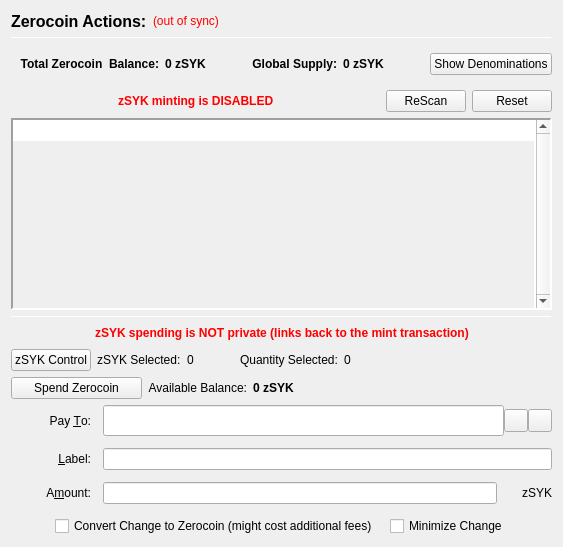
                  <widget class="QFrame" name="verticalFrameLeft">
                   <layout class="QVBoxLayout" name="verticalLayout_2">
                    <item>
                     <layout class="QVBoxLayout" name="verticalLayout_3">
                      <item>
                       <layout class="QHBoxLayout" name="horizontalLayout_3">
                        <item>
                         <widget class="QLabel" name="labelzSYKActions">
                          <property name="font">
                           <font>
                            <pointsize>12</pointsize>
                            <weight>75</weight>
                            <bold>true</bold>
                           </font>
                          </property>
                          <property name="text">
                           <string>Zerocoin Actions:</string>
                          </property>
                          <property name="alignment">
                           <set>Qt::AlignLeading|Qt::AlignLeft|Qt::AlignVCenter</set>
                          </property>
                         </widget>
                        </item>
                        <item>
                         <widget class="QLabel" name="labelzSYKSyncStatus">
                          <property name="toolTip">
                           <string>The displayed information may be out of date. Your wallet automatically synchronizes with the sykcoin network after a connection is established, but this process has not completed yet.</string>
                          </property>
                          <property name="styleSheet">
                           <string notr="true">QLabel { color: red; }</string>
                          </property>
                          <property name="text">
                           <string notr="true">(out of sync)</string>
                          </property>
                          <property name="alignment">
                           <set>Qt::AlignLeading|Qt::AlignLeft|Qt::AlignVCenter</set>
                          </property>
                         </widget>
                        </item>
                        <item>
                         <spacer name="horizontalSpacer">
                          <property name="orientation">
                           <enum>Qt::Horizontal</enum>
                          </property>
                          <property name="sizeHint" stdset="0">
                           <size>
                            <width>40</width>
                            <height>20</height>
                           </size>
                          </property>
                         </spacer>
                        </item>
                       </layout>
                      </item>
                      <item>
                       <widget class="Line" name="lineUpperLeft">
                        <property name="minimumSize">
                         <size>
                          <width>0</width>
                          <height>1</height>
                         </size>
                        </property>
                        <property name="maximumSize">
                         <size>
                          <width>16777215</width>
                          <height>1</height>
                         </size>
                        </property>
                        <property name="frameShadow">
                         <enum>QFrame::Sunken</enum>
                        </property>
                        <property name="orientation">
                         <enum>Qt::Horizontal</enum>
                        </property>
                       </widget>
                      </item>
                      <item>
                       <widget class="QFrame" name="balanceSupplyFrame">
                        <layout class="QHBoxLayout" name="horizontalLayout_2" stretch="0,0,0,1,0">
                         <property name="rightMargin">
                          <number>0</number>
                         </property>
                         <item>
                          <layout class="QHBoxLayout" name="horizontalLayout_34">
                           <item>
                            <widget class="QLabel" name="labelzAvailableText_3">
                             <property name="font">
                              <font>
                               <weight>75</weight>
                               <bold>true</bold>
                              </font>
                             </property>
                             <property name="toolTip">
                              <string>Total Balance including unconfirmed and immature zSYK</string>
                             </property>
                             <property name="text">
                              <string>Total Zerocoin  Balance:</string>
                             </property>
                             <property name="alignment">
                              <set>Qt::AlignRight|Qt::AlignTrailing|Qt::AlignVCenter</set>
                             </property>
                            </widget>
                           </item>
                           <item>
                            <widget class="QLabel" name="labelzAvailableAmount_4">
                             <property name="minimumSize">
                              <size>
                               <width>40</width>
                               <height>0</height>
                              </size>
                             </property>
                             <property name="font">
                              <font>
                               <weight>75</weight>
                               <bold>true</bold>
                              </font>
                             </property>
                             <property name="toolTip">
                              <string>Total Balance including unconfirmed and immature zSYK</string>
                             </property>
                             <property name="text">
                              <string>0 zSYK</string>
                             </property>
                             <property name="alignment">
                              <set>Qt::AlignLeading|Qt::AlignLeft|Qt::AlignVCenter</set>
                             </property>
                            </widget>
                           </item>
                          </layout>
                         </item>
                         <item>
                          <spacer name="horizontalSpacer_32">
                           <property name="orientation">
                            <enum>Qt::Horizontal</enum>
                           </property>
                           <property name="sizeHint" stdset="0">
                            <size>
                             <width>40</width>
                             <height>20</height>
                            </size>
                           </property>
                          </spacer>
                         </item>
                         <item>
                          <layout class="QHBoxLayout" name="horizontalLayout_35">
                           <item>
                            <widget class="QLabel" name="labelZsupplyText_2">
                             <property name="font">
                              <font>
                               <weight>75</weight>
                               <bold>true</bold>
                              </font>
                             </property>
                             <property name="text">
                              <string>Global Supply:</string>
                             </property>
                             <property name="alignment">
                              <set>Qt::AlignRight|Qt::AlignTrailing|Qt::AlignVCenter</set>
                             </property>
                            </widget>
                           </item>
                           <item>
                            <widget class="QLabel" name="labelZsupplyAmount_2">
                             <property name="font">
                              <font>
                               <weight>75</weight>
                               <bold>true</bold>
                              </font>
                             </property>
                             <property name="text">
                              <string>0 zSYK</string>
                             </property>
                            </widget>
                           </item>
                          </layout>
                         </item>
                         <item>
                          <spacer name="horizontalSpacer_31">
                           <property name="orientation">
                            <enum>Qt::Horizontal</enum>
                           </property>
                           <property name="sizeHint" stdset="0">
                            <size>
                             <width>40</width>
                             <height>20</height>
                            </size>
                           </property>
                          </spacer>
                         </item>
                         <item>
                          <widget class="QPushButton" name="pushButtonShowDenoms">
                           <property name="toolTip">
                            <string>Show zSYK denominations list</string>
                           </property>
                           <property name="text">
                            <string>Show Denominations</string>
                           </property>
                          </widget>
                         </item>
                        </layout>
                       </widget>
                      </item>
                      <item>
                       <layout class="QHBoxLayout" name="horizontalLayout_4">
                        <item>
                         <spacer name="horizontalSpacer_2">
                          <property name="orientation">
                           <enum>Qt::Horizontal</enum>
                          </property>
                          <property name="sizeHint" stdset="0">
                           <size>
                            <width>40</width>
                            <height>20</height>
                           </size>
                          </property>
                         </spacer>
                        </item>
                        <item>
                         <widget class="QLabel" name="label">
                          <property name="styleSheet">
                           <string notr="true">color: red;
font-weight: bold;</string>
                          </property>
                          <property name="text">
                           <string>zSYK minting is DISABLED</string>
                          </property>
                         </widget>
                        </item>
                        <item>
                         <spacer name="horizontalSpacer_3">
                          <property name="orientation">
                           <enum>Qt::Horizontal</enum>
                          </property>
                          <property name="sizeHint" stdset="0">
                           <size>
                            <width>40</width>
                            <height>20</height>
                           </size>
                          </property>
                         </spacer>
                        </item>
                        <item>
                         <widget class="QPushButton" name="pushButtonMintReset">
                          <property name="maximumSize">
                           <size>
                            <width>80</width>
                            <height>16777215</height>
                           </size>
                          </property>
                          <property name="toolTip">
                           <string>Rescan the complete blockchain for  Zerocoin mints and their meta-data.</string>
                          </property>
                          <property name="text">
                           <string>ReScan</string>
                          </property>
                         </widget>
                        </item>
                        <item>
                         <widget class="QPushButton" name="pushButtonSpentReset">
                          <property name="maximumSize">
                           <size>
                            <width>80</width>
                            <height>16777215</height>
                           </size>
                          </property>
                          <property name="toolTip">
                           <string>Reset Zerocoin Wallet DB. Deletes transactions that did not make it into the blockchain.</string>
                          </property>
                          <property name="text">
                           <string>Reset</string>
                          </property>
                         </widget>
                        </item>
                       </layout>
                      </item>
                      <item>
                       <widget class="QPlainTextEdit" name="TEMintStatus">
                        <property name="font">
                         <font>
                          <pointsize>8</pointsize>
                         </font>
                        </property>
                        <property name="toolTip">
                         <string>Status and/or Mesages from the last Mint Action.</string>
                        </property>
                        <property name="frameShape">
                         <enum>QFrame::Panel</enum>
                        </property>
                        <property name="frameShadow">
                         <enum>QFrame::Sunken</enum>
                        </property>
                        <property name="lineWidth">
                         <number>2</number>
                        </property>
                        <property name="midLineWidth">
                         <number>2</number>
                        </property>
                        <property name="verticalScrollBarPolicy">
                         <enum>Qt::ScrollBarAlwaysOn</enum>
                        </property>
                        <property name="horizontalScrollBarPolicy">
                         <enum>Qt::ScrollBarAlwaysOff</enum>
                        </property>
                        <property name="readOnly">
                         <bool>true</bool>
                        </property>
                        <property name="plainText">
                         <string notr="true"/>
                        </property>
                        <property name="backgroundVisible">
                         <bool>true</bool>
                        </property>
                       </widget>
                      </item>
                      <item>
                       <widget class="Line" name="line">
                        <property name="minimumSize">
                         <size>
                          <width>0</width>
                          <height>1</height>
                         </size>
                        </property>
                        <property name="maximumSize">
                         <size>
                          <width>16777215</width>
                          <height>1</height>
                         </size>
                        </property>
                        <property name="orientation">
                         <enum>Qt::Horizontal</enum>
                        </property>
                       </widget>
                      </item>
                      <item>
                       <layout class="QHBoxLayout" name="horizontalLayout_7">
                        <item>
                         <spacer name="horizontalSpacer_18">
                          <property name="orientation">
                           <enum>Qt::Horizontal</enum>
                          </property>
                          <property name="sizeHint" stdset="0">
                           <size>
                            <width>40</width>
                            <height>20</height>
                           </size>
                          </property>
                         </spacer>
                        </item>
                        <item>
                         <widget class="QLabel" name="label_2">
                          <property name="styleSheet">
                           <string notr="true">color: red;
font-weight: bold;</string>
                          </property>
                          <property name="text">
                           <string>zSYK spending is NOT private (links back to the mint transaction)</string>
                          </property>
                         </widget>
                        </item>
                        <item>
                         <spacer name="horizontalSpacer_30">
                          <property name="orientation">
                           <enum>Qt::Horizontal</enum>
                          </property>
                          <property name="sizeHint" stdset="0">
                           <size>
                            <width>40</width>
                            <height>20</height>
                           </size>
                          </property>
                         </spacer>
                        </item>
                       </layout>
                      </item>
                      <item>
                       <layout class="QHBoxLayout" name="horizontalLayout_24">
                        <property name="leftMargin">
                         <number>0</number>
                        </property>
                        <property name="bottomMargin">
                         <number>0</number>
                        </property>
                        <item>
                         <widget class="QPushButton" name="pushButtonZPivControl">
                          <property name="text">
                           <string>zSYK Control</string>
                          </property>
                         </widget>
                        </item>
                        <item>
                         <widget class="QLabel" name="labelzPivSelected">
                          <property name="text">
                           <string>zSYK Selected:</string>
                          </property>
                         </widget>
                        </item>
                        <item>
                         <widget class="QLabel" name="labelzPivSelected_int">
                          <property name="text">
                           <string>0</string>
                          </property>
                         </widget>
                        </item>
                        <item>
                         <spacer name="horizontalSpacer_17">
                          <property name="orientation">
                           <enum>Qt::Horizontal</enum>
                          </property>
                          <property name="sizeType">
                           <enum>QSizePolicy::Fixed</enum>
                          </property>
                          <property name="sizeHint" stdset="0">
                           <size>
                            <width>40</width>
                            <height>20</height>
                           </size>
                          </property>
                         </spacer>
                        </item>
                        <item>
                         <widget class="QLabel" name="labelQuantitySelected">
                          <property name="text">
                           <string>Quantity Selected:</string>
                          </property>
                         </widget>
                        </item>
                        <item>
                         <widget class="QLabel" name="labelQuantitySelected_int">
                          <property name="text">
                           <string>0</string>
                          </property>
                         </widget>
                        </item>
                        <item>
                         <spacer name="horizontalSpacer_19">
                          <property name="orientation">
                           <enum>Qt::Horizontal</enum>
                          </property>
                          <property name="sizeHint" stdset="0">
                           <size>
                            <width>40</width>
                            <height>20</height>
                           </size>
                          </property>
                         </spacer>
                        </item>
                       </layout>
                      </item>
                      <item>
                       <layout class="QHBoxLayout" name="horizontalLayout_6">
                        <item>
                         <widget class="QPushButton" name="pushButtonSpendzSYK">
                          <property name="minimumSize">
                           <size>
                            <width>131</width>
                            <height>0</height>
                           </size>
                          </property>
                          <property name="toolTip">
                           <string>Spend Zerocoin. Without 'Pay To:' address creates payments to yourself.</string>
                          </property>
                          <property name="text">
                           <string>Spend Zerocoin</string>
                          </property>
                         </widget>
                        </item>
                        <item>
                         <widget class="QLabel" name="labelzSYKBalanceText">
                          <property name="toolTip">
                           <string>Available (mature and spendable) zSYK for spending</string>
                          </property>
                          <property name="text">
                           <string>Available Balance:</string>
                          </property>
                          <property name="alignment">
                           <set>Qt::AlignRight|Qt::AlignTrailing|Qt::AlignVCenter</set>
                          </property>
                         </widget>
                        </item>
                        <item>
                         <widget class="QLabel" name="labelzAvailableAmount_2">
                          <property name="font">
                           <font>
                            <weight>75</weight>
                            <bold>true</bold>
                           </font>
                          </property>
                          <property name="toolTip">
                           <string>Available (mature and spendable) zSYK for spending

zSYK are mature when they have more than 20 confirmations AND more than 2 mints of the same denomination after them were minted</string>
                          </property>
                          <property name="text">
                           <string>0 zSYK</string>
                          </property>
                          <property name="alignment">
                           <set>Qt::AlignLeading|Qt::AlignLeft|Qt::AlignVCenter</set>
                          </property>
                         </widget>
                        </item>
                        <item>
                         <spacer name="horizontalSpacer_4">
                          <property name="orientation">
                           <enum>Qt::Horizontal</enum>
                          </property>
                          <property name="sizeHint" stdset="0">
                           <size>
                            <width>40</width>
                            <height>20</height>
                           </size>
                          </property>
                         </spacer>
                        </item>
                       </layout>
                      </item>
                      <item>
                       <layout class="QGridLayout" name="gridLayout_7">
                        <property name="spacing">
                         <number>12</number>
                        </property>
                        <item row="0" column="0">
                         <widget class="QLabel" name="payToLabel">
                          <property name="minimumSize">
                           <size>
                            <width>80</width>
                            <height>0</height>
                           </size>
                          </property>
                          <property name="text">
                           <string>Pay &amp;To:</string>
                          </property>
                          <property name="alignment">
                           <set>Qt::AlignRight|Qt::AlignTrailing|Qt::AlignVCenter</set>
                          </property>
                          <property name="buddy">
                           <cstring>payTo</cstring>
                          </property>
                         </widget>
                        </item>
                        <item row="0" column="1">
                         <layout class="QHBoxLayout" name="payToLayout">
                          <property name="spacing">
                           <number>0</number>
                          </property>
                          <item>
                           <widget class="QValidatedLineEdit" name="payTo">
                            <property name="enabled">
                             <bool>true</bool>
                            </property>
                            <property name="minimumSize">
                             <size>
                              <width>0</width>
                              <height>31</height>
                             </size>
                            </property>
                            <property name="toolTip">
                             <string>The sykcoin address to send the payment to. Creates local payment to yourself when empty.</string>
                            </property>
                           </widget>
                          </item>
                          <item>
                           <widget class="QToolButton" name="addressBookButton">
                            <property name="toolTip">
                             <string>Choose previously used address</string>
                            </property>
                            <property name="text">
                             <string/>
                            </property>
                            <property name="icon">
                             <iconset resource="../sykcoin.qrc">
                              <normaloff>:/icons/address-book</normaloff>:/icons/address-book</iconset>
                            </property>
                            <property name="shortcut">
                             <string>Alt+A</string>
                            </property>
                           </widget>
                          </item>
                          <item>
                           <widget class="QToolButton" name="pasteButton">
                            <property name="toolTip">
                             <string>Paste address from clipboard</string>
                            </property>
                            <property name="text">
                             <string/>
                            </property>
                            <property name="icon">
                             <iconset resource="../sykcoin.qrc">
                              <normaloff>:/icons/editpaste</normaloff>:/icons/editpaste</iconset>
                            </property>
                            <property name="shortcut">
                             <string>Alt+P</string>
                            </property>
                           </widget>
                          </item>
                         </layout>
                        </item>
                        <item row="1" column="0">
                         <widget class="QLabel" name="labelLabel">
                          <property name="minimumSize">
                           <size>
                            <width>80</width>
                            <height>0</height>
                           </size>
                          </property>
                          <property name="text">
                           <string>&amp;Label:</string>
                          </property>
                          <property name="alignment">
                           <set>Qt::AlignRight|Qt::AlignTrailing|Qt::AlignVCenter</set>
                          </property>
                          <property name="buddy">
                           <cstring>addAsLabel</cstring>
                          </property>
                         </widget>
                        </item>
                        <item row="1" column="1">
                         <widget class="QLineEdit" name="addAsLabel">
                          <property name="toolTip">
                           <string>Enter a label for this address to add it to the list of used addresses</string>
                          </property>
                         </widget>
                        </item>
                        <item row="2" column="0">
                         <widget class="QLabel" name="amountLabel">
                          <property name="minimumSize">
                           <size>
                            <width>80</width>
                            <height>0</height>
                           </size>
                          </property>
                          <property name="text">
                           <string>A&amp;mount:</string>
                          </property>
                          <property name="alignment">
                           <set>Qt::AlignRight|Qt::AlignTrailing|Qt::AlignVCenter</set>
                          </property>
                          <property name="buddy">
                           <cstring>zSYKpayAmount</cstring>
                          </property>
                         </widget>
                        </item>
                        <item row="2" column="1">
                         <layout class="QHBoxLayout" name="horizontalLayout_9">
                          <property name="spacing">
                           <number>0</number>
                          </property>
                          <item>
                           <widget class="QLineEdit" name="zSYKpayAmount"/>
                          </item>
                          <item>
                           <widget class="QLabel" name="labelzSYK">
                            <property name="minimumSize">
                             <size>
                              <width>55</width>
                              <height>0</height>
                             </size>
                            </property>
                            <property name="text">
                             <string>zSYK</string>
                            </property>
                            <property name="alignment">
                             <set>Qt::AlignRight|Qt::AlignTrailing|Qt::AlignVCenter</set>
                            </property>
                           </widget>
                          </item>
                         </layout>
                        </item>
                        <item row="3" column="0" colspan="2">
                         <layout class="QHBoxLayout" name="horizontalLayout_10">
                          <item>
                           <spacer name="horizontalSpacer_5">
                            <property name="orientation">
                             <enum>Qt::Horizontal</enum>
                            </property>
                            <property name="sizeHint" stdset="0">
                             <size>
                              <width>40</width>
                              <height>20</height>
                             </size>
                            </property>
                           </spacer>
                          </item>
                          <item>
                           <widget class="QCheckBox" name="checkBoxMintChange">
                            <property name="sizePolicy">
                             <sizepolicy hsizetype="MinimumExpanding" vsizetype="Fixed">
                              <horstretch>0</horstretch>
                              <verstretch>0</verstretch>
                             </sizepolicy>
                            </property>
                            <property name="layoutDirection">
                             <enum>Qt::LeftToRight</enum>
                            </property>
                            <property name="text">
                             <string>Convert Change to Zerocoin (might cost additional fees)</string>
                            </property>
                           </widget>
                          </item>
                          <item>
                           <widget class="QCheckBox" name="checkBoxMinimizeChange">
                            <property name="toolTip">
                             <string>If checked, the wallet tries to minimize the returning change instead of minimizing the number of spent denominations.</string>
                            </property>
                            <property name="text">
                             <string>Minimize Change</string>
                            </property>
                           </widget>
                          </item>
                          <item>
                           <spacer name="horizontalSpacer_6">
                            <property name="orientation">
                             <enum>Qt::Horizontal</enum>
                            </property>
                            <property name="sizeHint" stdset="0">
                             <size>
                              <width>40</width>
                              <height>20</height>
                             </size>
                            </property>
                           </spacer>
                          </item>
                         </layout>
                        </item>
                       </layout>
                      </item>
                     </layout>
                    </item>
                   </layout>
                  </widget>
